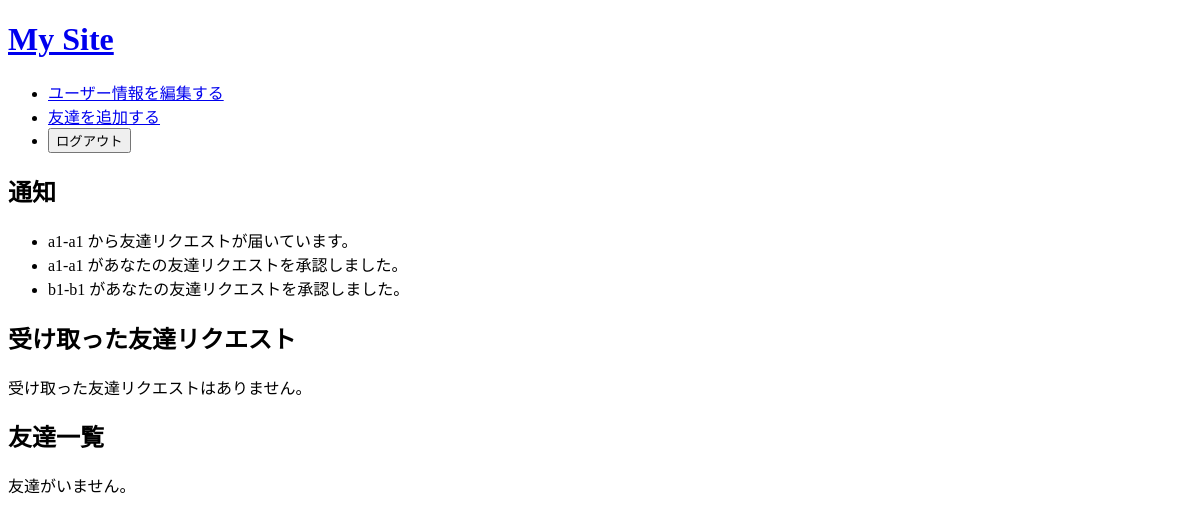
Page / (signed in) on the earlier database version.
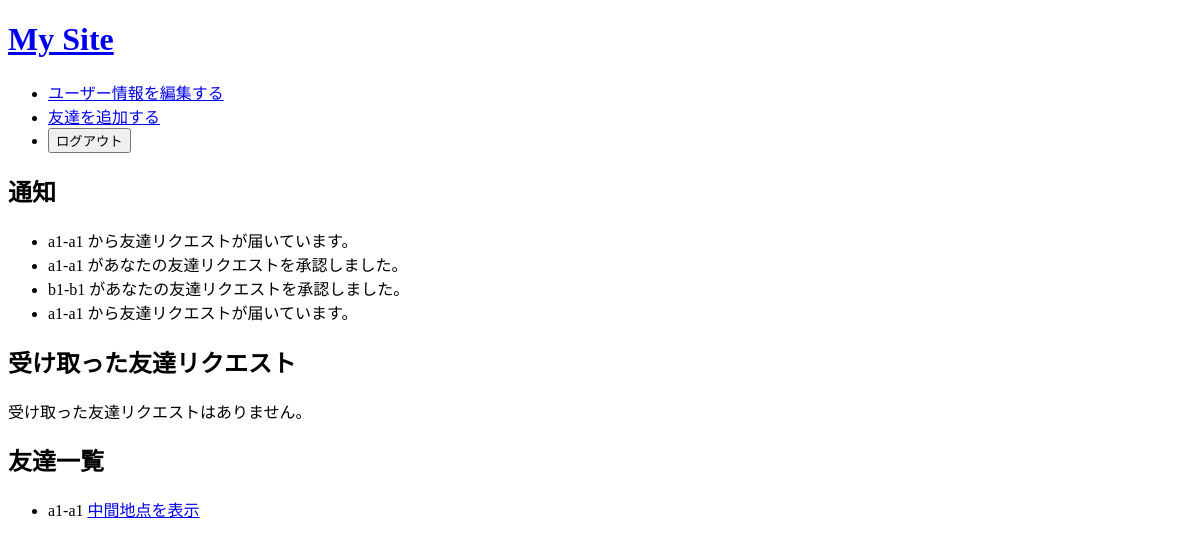
Same page on the later database version.
### accounts/models.py (models this page shows, shortened)
class Notification(models.Model):
    user = models.ForeignKey(settings.AUTH_USER_MODEL, on_delete=models.CASCADE, related_name='notifications')
    message = models.CharField(max_length=255)
    is_read = models.BooleanField(default=False)
    created_at = models.DateTimeField(auto_now_add=True)

class CustomUser(AbstractUser):
    name = models.CharField(max_length=100, verbose_name='名前')
    address = models.CharField(max_length=255, verbose_name='住所', blank=True, null=True)
    nearest_station = models.CharField(max_length=100, verbose_name='最寄駅', blank=True, null=True)
    nearest_station_name = models.CharField(max_length=255, blank=True, null=True)  # 駅名
    nearest_station_lat = models.FloatField(blank=True, null=True)  # 緯度
    nearest_station_lng = models.FloatField(blank=True, null=True)  # 経度
    station_latitude = models.FloatField(null=True, blank=True)
    station_longitude = models.FloatField(null=True, blank=True)
    email = models.EmailField(unique=True, max_length=255)
    friends = models.ManyToManyField("self", blank=True, related_name="friends_list", symmetrical=False)

### accounts/views.py (the view)
# urls.py: path('', views.home, name='home'),
@login_required
def home(request):
    friend_requests_received = request.user.received_requests.filter(is_accepted=False)
    notifications = request.user.notifications.filter(is_read=False)
    context = {
        'friend_requests_received': friend_requests_received,
        'notifications': notifications,
    }
    return render(request, 'home.html', context)

### accounts/templates/home.html (shortened to what this page needs)
{% extends 'base_generic.html' %}
{% block content %}
    <h2>通知</h2>
    <ul>
        {% for notification in notifications %}
            <li>{{ notification.message }}</li>
        {% empty %}
            <li>新しい通知はありません。</li>
        {% endfor %}
    </ul>
    <h2>受け取った友達リクエスト</h2>
    {% if friend_requests_received %}
        <ul>
            {% for friend_request in friend_requests_received %}
                <li>
                    {{ friend_request.from_user.username }} からのリクエスト
                    <form method="post" action="{% url 'accept_friend_request' friend_request.id %}" style="display:inline;">
                        {% csrf_token %}
                        <button type="submit">承認</button>
                    </form>
                    <form method="post" action="{% url 'reject_friend_request' friend_request.id %}" style="display:inline;">
                        {% csrf_token %}
                        <button type="submit">拒否</button>
                    </form>
                </li>
            {% endfor %}
        </ul>
    {% else %}
        <p>受け取った友達リクエストはありません。</p>
    {% endif %}
    <h2>友達一覧</h2>
    {% if user.friends_list.all %}
        <ul>
            {% for friend in user.friends_list.all %}
    <li>
        {{ friend.username }}
        {% if friend.station_latitude and friend.station_longitude and user.station_latitude and user.station_longitude %}
            <a href="{% url 'show_midpoint' friend.id %}">中間地点を表示</a>
        {% else %}
            <span style="color: red;">※緯度経度が未設定のため表示できません</span>
        {% endif %}
    </li>
{% endfor %}
        </ul>
    {% else %}
        <p>友達がいません。</p>
    {% endif %}
{% endblock %}

### accounts/templates/base_generic.html (shortened to what this page needs)
<!DOCTYPE html>
<html>
<head>
</head>
<body>
    <header>
        <h1><a href="{% url 'home' %}">My Site</a></h1>
        <nav>
            <ul>
                {% if user.is_authenticated %}
                    <li><a href="{% url 'profile_edit' %}">ユーザー情報を編集する</a></li>
                    <li><a href="{% url 'search_users' %}">友達を追加する</a></li>
                    <li>
                        <form method="post" action="{% url 'logout' %}">
                            <button type="submit">ログアウト</button>
                        </form>
                    </li>
                {% else %}
                    <li><a href="{% url 'login' %}">ログイン</a></li>
                    <li><a href="{% url 'signup' %}">新規ユーザー登録</a></li>
                {% endif %}
            </ul>
        </nav>
    </header>
    <main>
        {% block content %}
        {% endblock %}
    </main>
</body>
</html>

Differences in the rows shown:
added Notification: message "a1-a1 から友達リクエストが届いています。"
now on this page (row edited): CustomUser: username "a1-a1", station_latitude "中間地点を表示"
Other differences:
text no longer shown: "友達がいません。"
